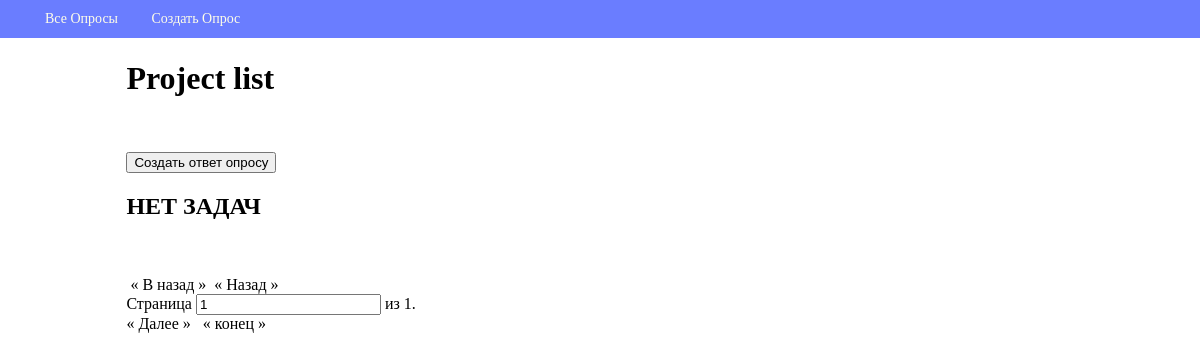
/poll/, run on an earlier commit of the app's database.
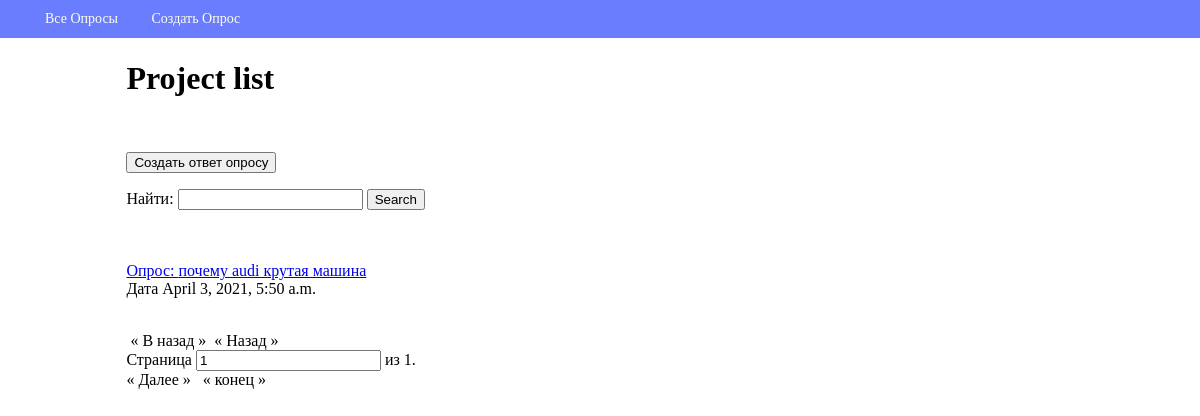
And on a later commit of the database.
### webapp/models.py (models this page shows, shortened)
class Poll(models.Model):
    question = models.TextField(max_length=2000, null=False, blank=False, verbose_name="Вопрос")
    created_at = models.DateTimeField(auto_now_add=True, verbose_name='Время создания')
    class Meta:
        db_table = 'Polls'
        verbose_name = 'вопрос'
        verbose_name_plural = 'вопросы'

### webapp/views/poll.py (the view)
# urls.py: path('', PollIndexView.as_view(), name='poll_list'),
class PollIndexView(ListView):
    template_name = 'poll/index.html'
    model = Poll
    context_object_name = 'polls'
    ordering = ('question', 'created_at')
    paginate_by = 5
    paginate_orphans = 1
    def get(self, request, **kwargs):
        self.form = SearchForm(request.GET)
        self.search_data = self.get_search_data()
        return super(PollIndexView, self).get(request, **kwargs)
    def get_queryset(self):
        queryset = super().get_queryset()
        if self.search_data:
            queryset = queryset.filter(
                Q(question__icontains=self.search_data) |
                Q(created_at__icontains=self.search_data)
            )
        return queryset
    def get_search_data(self):
        if self.form.is_valid():
            return self.form.cleaned_data['search_value']
        return None
    def get_context_data(self, **kwargs):
        context = super().get_context_data(**kwargs)
        context['search_form'] = self.form
        if self.search_data:
            context['query'] = urlencode({'search_value': self.search_data})
        return context

### webapp/forms.py
class SearchForm(forms.Form):
    search_value = forms.CharField(max_length=100, required=False, label='Найти')

### webapp/templates/poll/index.html
{% extends "base.html" %}
{% block content %}
    <h1>Project list</h1><br/>
        {% include "partial/form.html" with button_text="Создать ответ опросу" %}
    {% if not polls %}
        <h2>НЕТ ЗАДАЧ</h2>
    {% else %}
        {% include "partial/search_form.html" %}
    {% endif %}
<br/><br/>
    {% for poll in polls %}
            <p><a href="{% url "poll_view" poll.pk %}"> Опрос: {{ poll.question }}</a><br/>
              Дата  {{ poll.created_at }}<br/>
        <br/>
    {% endfor %}
     {% include 'partial/paginate.html' %}
{% endblock %}

### webapp/templates/base.html (shortened to what this page needs)
{% load static %}
<!DOCTYPE html>
<html lang="en">
<head>
    <link rel="stylesheet" href="{% static "css/style.css" %}">
    <link rel="stylesheet" href="{% static "css/navbar.css" %}">
</head>
<body>
    <nav class="navbar" >
        <ul class="menu">
            <li><a href="{% url "poll_list" %}">Все Опросы</a></li>
                    <li><a href="{% url "poll_add" %}">Создать Опрос</a></li>
        </ul>
    </nav>
    <div class="container">
    {% block content %}{% endblock %}
    </div>
</body>
</html>

### webapp/templates/partial/form.html (shortened to what this page needs)
<p><input type="submit" value="{{ button_text }}"></p>

### webapp/templates/partial/search_form.html (shortened to what this page needs)
<form class="text-center" action="" method="GET">
    <label for="{{ search_form.search_value.id_for_label }}">{{ search_form.search_value.label }}:</label>
    {{ search_form.search_value }}
    <input type="submit" value="Search">
</form>

### webapp/templates/partial/paginate.html (shortened to what this page needs)
<div class="pagination">
    <span class="step-links">
        {% if page_obj.has_previous %}
            <a href="?{% if query %}{{ query }}&{% endif %}page=1">&laquo; В начал &raquo; </a> &nbsp;
            <a href="?{% if query %}{{ query }}&{% endif %}page={{ page_obj.previous_page_number }}"> &nbsp;&laquo;
                Назад &raquo;</a>
        {% else %}
            <span class="page-disabled">&nbsp;&laquo;
                В назад &raquo; </span>
            <span class="page-disabled">&nbsp;&laquo;
                Назад &raquo;</span>
        {% endif %}
        <form class="current-page" method="get">
            <label for="page">
                Страница <input type="text" name="page" id="page" value="{{ page_obj.number }}">
                из {{ page_obj.paginator.num_pages }}.
            </label>
        </form>
        {% if page_obj.has_next %}
            <a href="?{% if query %}{{ query }}&{% endif %}page={{ page_obj.next_page_number }}">
                &laquo; Далее &raquo; &nbsp;</a>
            <a href="?{% if query %}{{ query }}&{% endif %}page={{ paginator.num_pages }}">
                &laquo; конец &raquo; &nbsp;</a>
        {% else %}
            <span class="page-disabled">&laquo; Далее &raquo; &nbsp;</span>
            <span class="page-disabled">&laquo; конец &raquo; &nbsp;</span>
        {% endif %}
    </span>
</div>

### webapp/static/css/style.css (style rules this page uses)
body { margin-top: 60px; }
.container { width: 80%; margin: 0 auto; }

### webapp/static/css/navbar.css (style rules this page uses)
.navbar { display: block; background: #6a7dff; position: fixed; top: 0; right: 0; left: 0; font-size: 0; box-sizing: border-box; padding: 7px 30px; }
.menu { font-size: 14px; line-height: 1; padding: 0; margin: 0; display: inline-block; color: #fffee8; }
.menu li { display: inline-block; }
.menu a { display: inline-block; text-decoration: none; color: inherit; padding: 5px 15px; }

What changed in the data, as far as the page shows it:
added Poll: question "почему audi крутая машина", created_at "April 3, 2021, 5:50 a.m."
Also different on the page:
{{ search_form.search_value.label }}: (not shown) → "Найти"
form field value: (not shown) → "Search"
text no longer shown: "НЕТ ЗАДАЧ"
